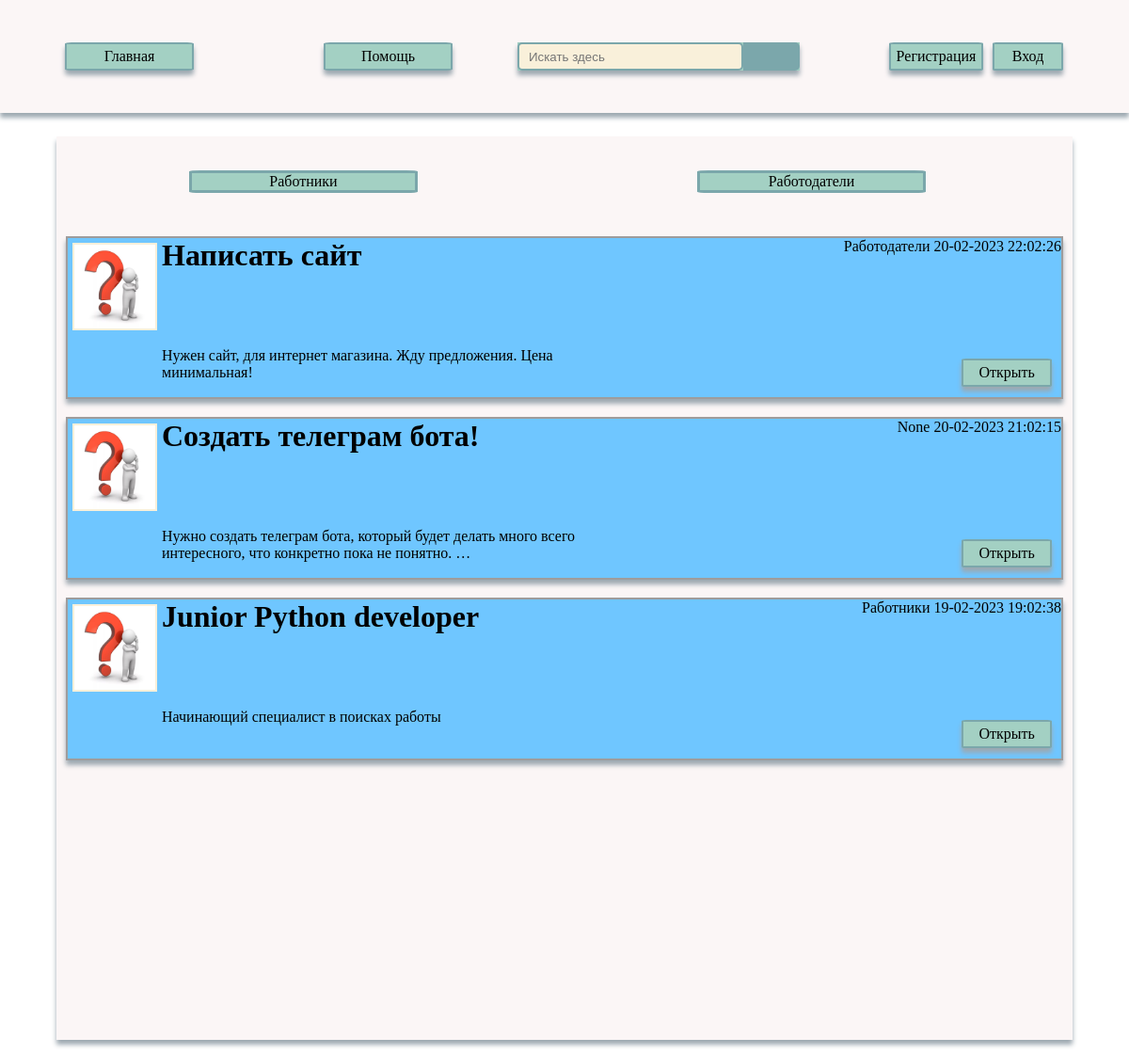
Before: / with the older database file.
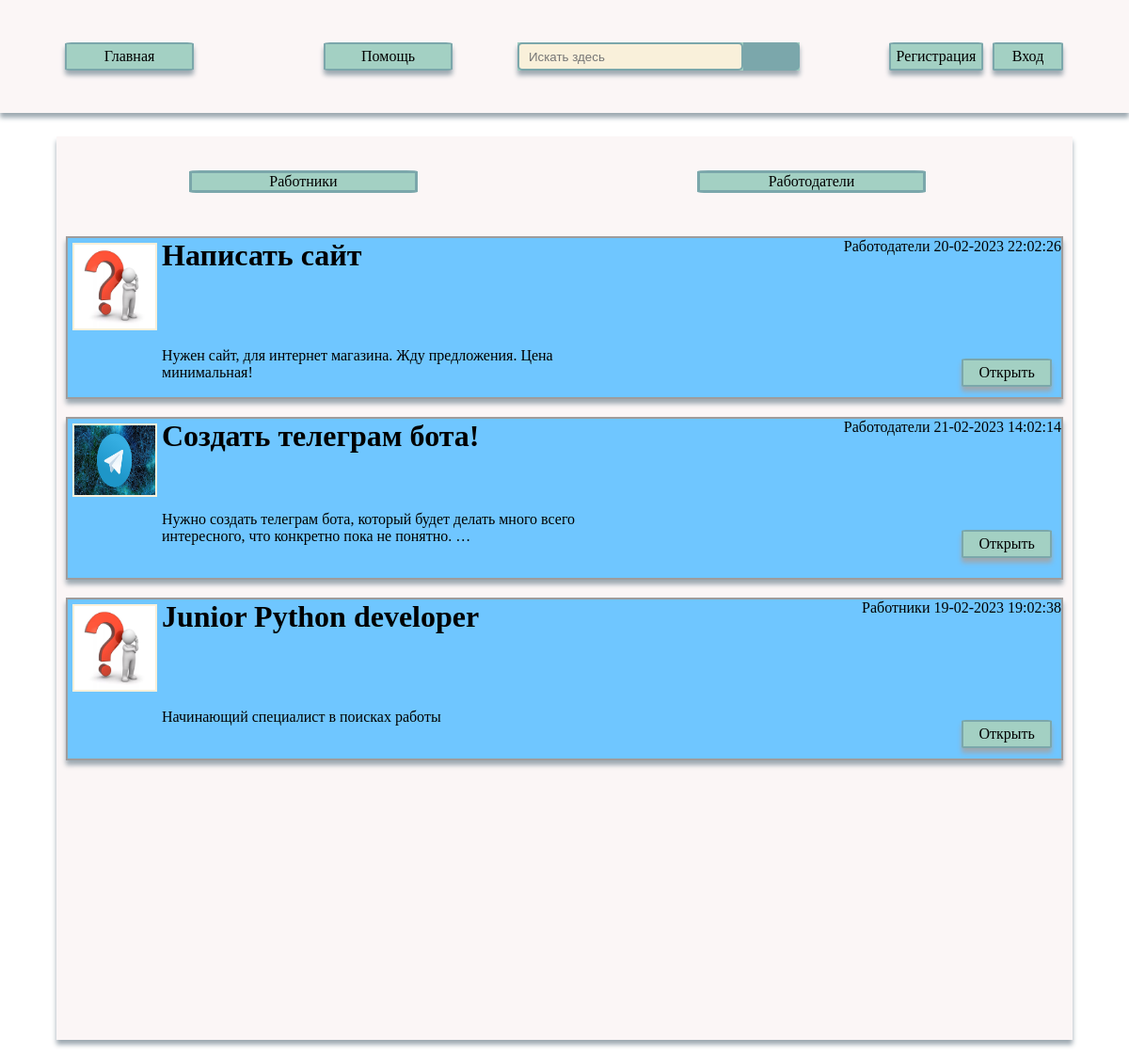
After: the same page with the newer database file.
### main/models.py (models this page shows, shortened)
class Posts(models.Model):
    title = models.CharField(max_length=50)
    content = models.TextField(max_length=500)
    photo = models.ImageField(upload_to="photos/%Y/%m/%d")
    time_creat = models.DateTimeField(auto_now_add=True)
    time_update = models.DateTimeField(auto_now=True)
    is_published = models.BooleanField(default=True)
    cat = models.ForeignKey('Category', on_delete=models.PROTECT, null=True)
    def get_absolute_url(self):
        return reverse('post', kwargs={'post_id': self.pk})
    class Meta:
        ordering = ['-time_creat', 'title']

class Category(models.Model):
    name = models.CharField(max_length=50, db_index=True)
    def __str__(self):
        return self.name
    def get_absolute_url(self):
        return reverse('category', kwargs={'cat_id': self.pk})

### main/views.py (the view)
# urls.py: path('', index, name='home'),
def index(request):
    posts = Posts.objects.all()
    cats = Category.objects.all()
    context = {'posts': posts,
               'cats': cats,
               'menu': menu,
               'title': 'Главная страница',
               'cat_selected': 0
               }
    return render(request, 'main/index/main.html', context=context)

### main/templates/main/index/main.html (shortened to what this page needs)
{% extends 'main/index/base.html' %}
{% load static%}
{% block content %}
<div class="all_content">
    <div class="choise">
        {% for c in cats %}
        {% if c.pk == cat_selected %}
        <div class="work">
            <li class="selected">{{c.name}}</li>
        </div>
        {% else %}
        <div class="work">
            <a href="{{ c.get_absolute_url }}">{{c.name}}</a>
        </div>
        {% endif %}
        {% endfor %}
    </div>
    {% for p in posts %}
    <div class="posts">
        {% if p.photo %}
        <div class="photo"><img src="{{ p.photo.url }}"></div>
        {% else %}
        <div class="photo"><img src="{% static 'images/2.jpeg' %}"></div>
        {% endif %}
        <h1>{{ p.title }}</h1>
        <div class="up_panel"><p>{{p.cat}} {{ p.time_update|date:"d-m-Y H:m:s"}}</p>
        </div>
        {% autoescape on %}
        {{ p.content|linebreaks|truncatewords:15 }}
        {% endautoescape %}
        <div class="home" id="btn-post">
            <a href="{{ p.get_absolute_url }}">Открыть</a>
        </div>
    </div>
    {% endfor %}
</div>
{% endblock %}

Changed rows visible on the page:
changed Posts "Создать телеграм бота!": photo empty → "photos/2023/02/21/1.jpg" (drawn); photo: picture added; cat "None" → "Работодатели"; time_update "20-02-2023 21:02:15" → "21-02-2023 14:02:14"
